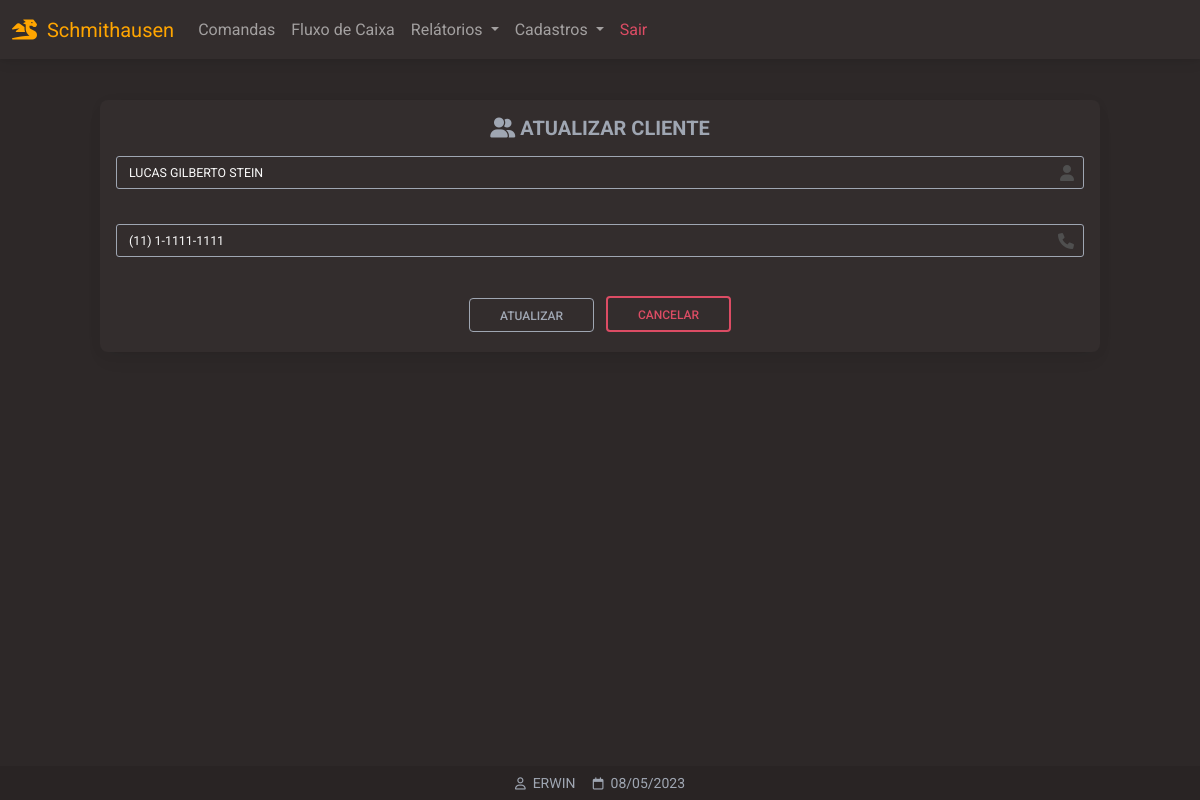
/clientes_atualizar/2 (signed in), run on the app's committed database.
### website/models.py (models this page shows)
class Cliente(db.Model):
    id = db.Column(db.Integer, primary_key=True)
    fone = db.Column(db.String(150))
    data_criacao = db.Column(db.DateTime(timezone=True), default=func.now())
    nome = db.Column(db.String(150))

class User(db.Model, UserMixin):
    id = db.Column(db.Integer, primary_key=True)
    email = db.Column(db.String(150), unique=True)
    password = db.Column(db.String(150))
    first_name = db.Column(db.String(150))
    notes = db.relationship('Note')

### website/views.py (the view, shortened to what this page needs)
@views.route('/clientes_atualizar/<int:id>', methods=['GET','POST'])
@login_required
def atualizarClientes(id):
    form = CadastroCliente()
    get_cli = Cliente.query.get(id)
    if id != 1:
        if request.method == 'GET':
            return render_template('clientes_atualizar.html',
                user=current_user,
                data=data,
                form=form,
                c=get_cli
                )
    else:
        flash('NÃO PODE SER EDITADO!')
        return redirect(url_for('views.clientes'))

### website/forms.py
class CadastroCliente(FlaskForm):
	nome = StringField(
	'Nome',
	validators= [
	DataRequired(message=("Este campo é obrigatório!")),
	Length(min=4, message=("Pelo menos 4 caracteres!"))
	])
	fone = StringField(
	'Celuar',
	validators= [
	DataRequired(message=("Este campo é obrigatório!")),
	Length(min=16,max=16, message=("Número celuar inválido!"))
	])

### website/__init__.py (called while the page is built)
def create_app():
    app = Flask(__name__)
    app.config['SECRET_KEY'] = 'hjshjhdjah kjshkjdhjs'
    app.config['SQLALCHEMY_DATABASE_URI'] = f'sqlite:///{DB_NAME}'
    db.init_app(app)
    from .views import views
    from .auth import auth
    app.register_blueprint(views, url_prefix='/')
    app.register_blueprint(auth, url_prefix='/')
    from .models import User, Note
    with app.app_context():
        db.create_all()
    login_manager = LoginManager()
    login_manager.login_view = 'auth.login'
    login_manager.login_message = u"FAVOR EFETUAR LOGIN!"
    login_manager.init_app(app)
    @login_manager.user_loader
    def load_user(id):
        return User.query.get(int(id))
    return app

### website/templates/clientes_atualizar.html (shortened to what this page needs)
{% extends "base.html" %}
{% block content %}
{% set nome = c.nome %}
{% set fone = c.fone %}
<div class="container pt-5">
<form
method="POST"
class="form-outline form-white mb-4 mt-1 m-auto card bg-dark p-3 larg-max"
action="/clientes_atualizar/{{ c.id }}"
novalidate
>
<h2 align="center" class="fw-bold mb-1 text-uppercase text-secondary mb-3 h5">
<i class="fa-solid fa-user-group"></i>
ATUALIZAR CLIENTE</h2>
<div class="form-outline">
{{ form.nome(class='myInputs form-control-sm', placeholder= form.nome.label.text, style='text-transform:uppercase', value=nome) }}
</div>
<div class="form-outline">
{{ form.fone(class='myInputs form-control-sm phone-mask', placeholder='(XX) X-XXXX-XXXX', value=fone) }}
</div>
<div class="text-center">
      <input style="width:125px" type="submit" value="ATUALIZAR" class="btn btn-outline-light m-1" />
      <a     style="width:125px" href="/clientes" class="btn btn-outline-danger m-1">CANCELAR</a>
</div>
{% endblock %}
{% block titlefooter %}
<span style="color:#9FA6B2">
&nbsp;{{ user.first_name | upper }}
<span style="color:#9FA6B2">
&nbsp;{{ data.strftime('%d/%m/%Y') }}
</span>
{% endblock %}

### website/static/css/base.css (style rules this page uses)
:root { --color-orange: orange; --color-primary: #3B71CA; --color-secondary: #9FA6B2; --color-success: #14A44D; --color-danger: #DC4C64; --color-warning: #E4A11B; --color-info: #54B4D3; --color-ligth:#FBFBFB; --color-dark:#332D2D; --color-dark-ligth: #2d2828; }
.btn-outline-light { border: 1px solid var(--color-secondary); color: var(--color-secondary); }
.myInputs { width: 100%; border: 1px solid var(--color-secondary); background-color: var(--color-dark); color: var(--color-ligth); padding: 0.35rem; padding-left: 0.75rem; border-radius: 3px; }
.larg-max { max-width: 1000px!important; }
.dark-ligth { background-color: var(--color-dark-ligth); }
.form-outline { margin-bottom: 35px!important; }

### data on the page
Cliente: nome "LUCAS GILBERTO STEIN", fone "(11) 1-1111-1111"
User: first_name "ERWIN"

### other printed values
{{ data.strftime('%d/%m/%Y') }} "08/05/2023"
